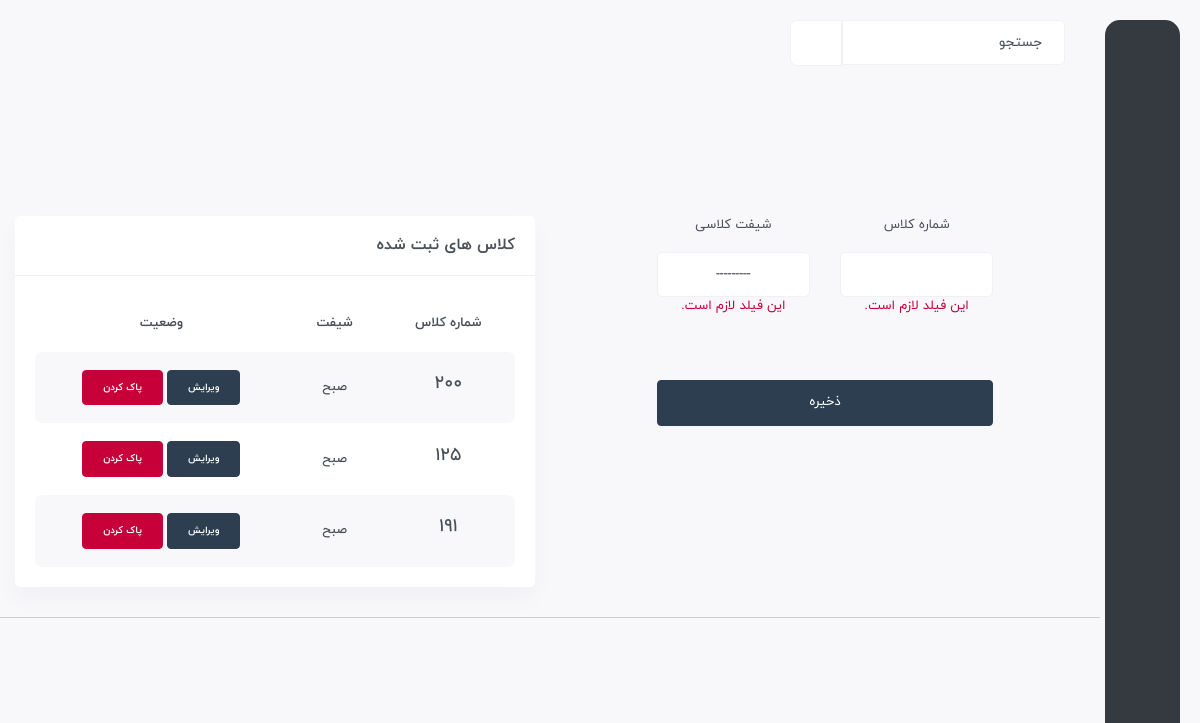
The page /created/create-class/ (signed in) on the database as committed earlier.
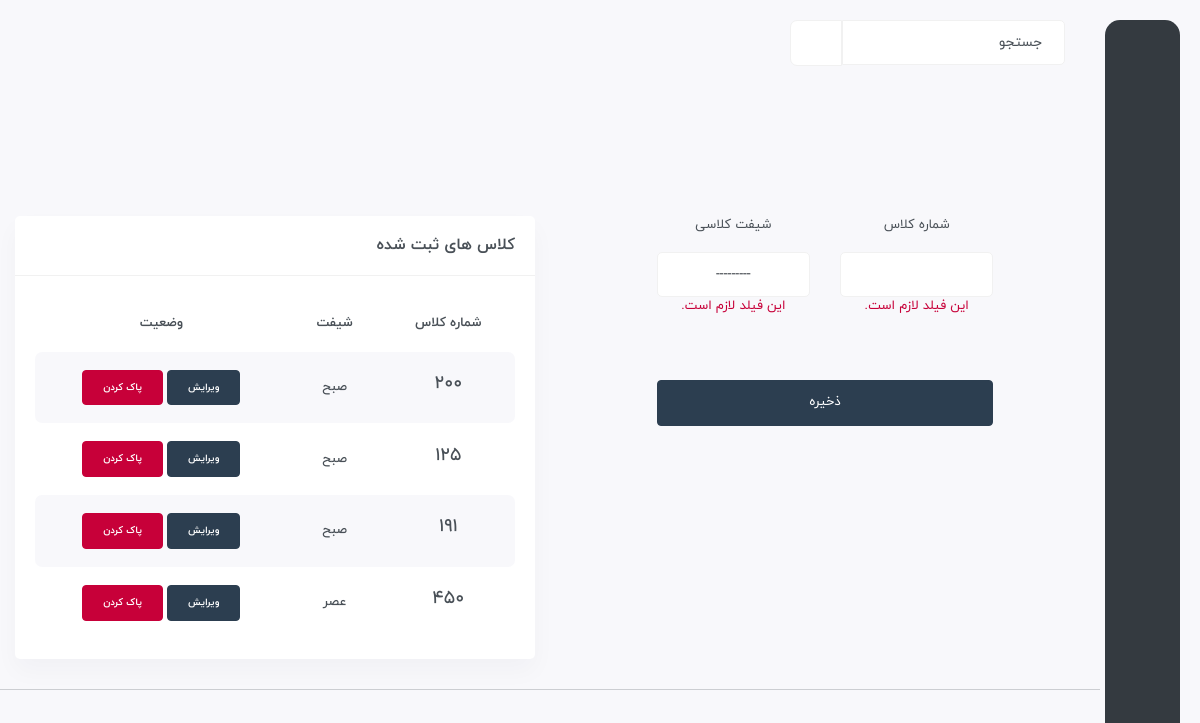
The same page on the database as committed later.
### Student/models.py (models this page shows, shortened)
class Class(models.Model):
    number = models.IntegerField()
    shift = models.CharField(choices=SHIFT, max_length=3)

### Student/views.py (the view, shortened to what this page needs)
class CreateClassView(mixins.SuperUserAccessMixins, LoginRequiredMixin, generic.View):
    login_url = 'account:login'
    template_name = 'create-class.html'
    def get(self, request, *args, **kwargs):
        form = forms.ClassForm(request.POST)
        class_ = models.Class.objects.all()
        return render(request, self.template_name, {'form': form, 'class': class_})

### Student/forms.py
class ClassForm(forms.ModelForm):
    def __init__(self, *args, **kwargs):
        super(ClassForm, self).__init__(*args, **kwargs)
        self.fields['number'].widget.attrs.update({'class': 'form-control text-center mt-3'})
        self.fields['shift'].widget.attrs.update({'class': 'form-control text-center mt-3'})
    class Meta:
        model = models.Class
        fields = '__all__'

### Student/mixins.py (called while the page is built)
    def dispatch(self, request, *args, **kwargs):
        if request.user.is_superuser:
            return super().dispatch(request, *args, **kwargs)
        else:
            raise Http404('صفحه مورد نظر یافت نشد')

### Student/templates/create-class.html (shortened to what this page needs)
{% extends 'base.html' %}
{% load static %}
{% load jalali_tags %}
{% block body %}
	<div id="main-wrapper">
	    <div class="content-body">
            <div class="container">
                <div class="row mt-5 d-flex justify-content-bettwen">
                    <div class="col-md-12 col-sm-12 col-lg-6 col-xl-6 col-12 mt-5">
                        <form action="" method="post">
                            <div class="row d-flex justify-content-center text-center">
                                <div class="col-md-8">
                                    <div class="col-md-12">
                                        <div class="row">
                                            <div class="col-md-6">
                                                <label for="">شماره کلاس</label>
                                                {{ form.number }}
                                                {% for e in form.number.errors %}
                                                    <p class="text-danger text-center">{{ e }}</p>
                                                {% endfor %}
                                            </div>
                                            <div class="col-md-6">
                                                <label for=""> شیفت کلاسی</label>
                                                {{ form.shift }}
                                                {% for e in form.shift.errors %}
                                                    <p class="text-danger text-center">{{ e }}</p>
                                                {% endfor %}
                                            </div>
                                        </div>
                                        <button class="btn btn-primary btn-block mt-5 mb-5">ذخیره</button>
                                    </div>
                                </div>
                            </div>
                        </form>
                    </div>
                    <div class="col-md-12 col-sm-12 col-lg-6 col-xl-6 col-12 mt-5">
                        <div class="card">
                        <div class="card-header align-items-center">
                            <h4 class="card-title">کلاس های ثبت شده</h4>
                        </div>
                        <div class="card-body">
                            <div class="table-responsive">
                            <table class="table table-striped responsive-table text-center">
                                <thead>
                                <tr>
                                    <th>شماره کلاس</th>
                                    <th>شیفت</th>
                                    <th>وضعیت</th>
                                </tr>
                                </thead>
                                <tbody>
                                    {% for c in class %}
                                        <tr>
                                            <td>
                                            <h4>{{ c.number }}</h4>
                                            </td>
                                            <td>{{ c.shift }}</td>
                                            <td>
                                                <a class="btn badge btn-primary" href="{% url 'student:edit-class' c.number c.shift %}">ویرایش</a>
                                                <button type="button" class="btn badge btn-danger" data-bs-toggle="modal" data-bs-target="#staticBackdrop-{{ c.id }}">
                                                    پاک کردن
                                                </button>
                                            </td>
                                        </tr>
                                    {% endfor %}
                                </tbody>
                            </table>
                            </div>
                        </div>
                        </div>
                    </div>
                    <hr>
                </div>
            </div>
	    </div>
	</div>
{% endblock %}

Rows that differ between the two databases and show on the page:
added Class: number "450", shift "عصر"
